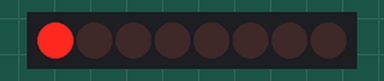
The sketch below on a simulated Arduino Uno, built with avr-gcc and run on an emulated ATmega328P. Shown: 8 shift-register outputs drawn as a row of LEDs (first output left, lit = HIGH). Wiring (inferred from the names in the program): shift register (74HC595): data pin 2; shift clock pin 3; latch pin 4. Wiring (inferred from the signals the program sends): row of LEDs: on Q0, Q1, Q2, Q3, Q4, Q5, Q6, Q7.

Above: at 0.05 s.
At 0.35 s:
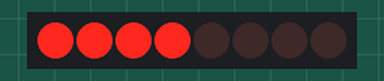
At 0.75 s:
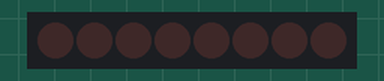
At 1.35 s:
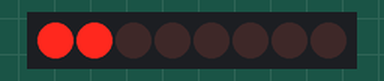
At 2.85 s:
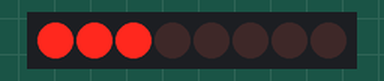
Timing chart, 0 to 3.1 s (numbered marks = the images above):
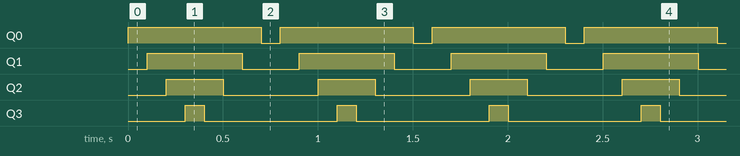

The sketch:

shiftregister.ino
```cpp
int dataPin = 2;
int clockPin = 3;
int latchPin = 4;

byte data = 0;

void setup() {

  pinMode(dataPin, OUTPUT);
  pinMode(clockPin, OUTPUT);
  pinMode(latchPin, OUTPUT);
}

void shiftWrite(int desiredPin, boolean desiredState)
{
bitWrite(data, desiredPin, desiredState);
shiftOut(dataPin, clockPin, MSBFIRST, data);
digitalWrite(latchPin, HIGH);
digitalWrite(latchPin, LOW);
}

void loop(){
  for(int i = 0; i<=3; i++)
  {
    shiftWrite(i, HIGH);
    delay(100);
  }

   for(int i = 3; i >=0; i--)
  {
    shiftWrite(i, LOW);
    delay(100);
  }

}
```

7segment.c
```cpp
int i,j ;

int ON = LOW;
int OFF = HIGH;


int digital[10][8] = {
{ON,ON,ON,ON,ON,ON,OFF,ON},
{OFF,ON,ON,OFF,OFF,OFF,OFF,OFF},
{ON,ON,OFF,ON,ON,OFF,ON,ON},
{ON,ON,ON,ON,OFF,OFF,ON,OFF},
{OFF,ON,ON,OFF,OFF,ON,ON,ON},
{ON,OFF,ON,ON,OFF,ON,ON,OFF},
{ON,OFF,ON,ON,ON,ON,ON,ON},
{ON,ON,ON,OFF,OFF,ON,OFF,OFF},
{ON,ON,ON,ON,ON,ON,ON,ON},
{ON,ON,ON,OFF,OFF,ON,ON,OFF}
};

int ledPins[] = {2,3,4,5,6,7,8,9};


void setup(){
  for (int i  = 0; i< 8; i++)
  pinMode(ledPins[i], OUTPUT);
}

   void loop() {
    for (i = 0; i<=9; i++){
      for (j = 0; j< 8; j++){
        digitalWrite(ledPins[j], digital[i][j]);

      }
      delay(1000);
    }
   }

    
```

hello.c
```cpp
#include <stdio.h>

main() {
printf("hello world!! \n");
}
```

Measured:
- by itself, Q0: alternates HIGH for 0.70 s and LOW for 0.10 s
- by itself, Q1: alternates HIGH for 0.50 s and LOW for 0.30 s
- by itself, Q2: alternates HIGH for 0.30 s and LOW for 0.50 s
- by itself, Q3: alternates HIGH for 0.10 s and LOW for 0.70 s
